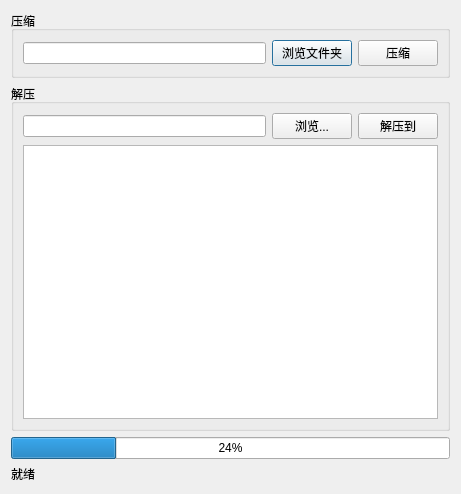
<?xml version="1.0" encoding="UTF-8"?>
<ui version="4.0">
 <class>Dialog</class>
 <widget class="QDialog" name="Dialog">
  <property name="geometry">
   <rect>
    <x>0</x>
    <y>0</y>
    <width>461</width>
    <height>494</height>
   </rect>
  </property>
  <property name="acceptDrops">
   <bool>true</bool>
  </property>
  <property name="windowTitle">
   <string>Zip文件管理器</string>
  </property>
  <layout class="QVBoxLayout" name="verticalLayout_2" stretch="0,1,0,0">
   <item>
    <widget class="QGroupBox" name="groupBox">
     <property name="title">
      <string>压缩</string>
     </property>
     <layout class="QHBoxLayout" name="horizontalLayout">
      <item>
       <widget class="QLineEdit" name="directory"/>
      </item>
      <item>
       <widget class="QPushButton" name="btnDir">
        <property name="text">
         <string>浏览文件夹</string>
        </property>
       </widget>
      </item>
      <item>
       <widget class="QPushButton" name="btnComp">
        <property name="text">
         <string>压缩</string>
        </property>
       </widget>
      </item>
     </layout>
    </widget>
   </item>
   <item>
    <widget class="QGroupBox" name="groupBox_2">
     <property name="acceptDrops">
      <bool>true</bool>
     </property>
     <property name="title">
      <string>解压</string>
     </property>
     <layout class="QVBoxLayout" name="verticalLayout">
      <item>
       <layout class="QHBoxLayout" name="horizontalLayout_2">
        <item>
         <widget class="QLineEdit" name="file"/>
        </item>
        <item>
         <widget class="QPushButton" name="btnFile">
          <property name="text">
           <string>浏览...</string>
          </property>
         </widget>
        </item>
        <item>
         <widget class="QPushButton" name="btnDecomp">
          <property name="text">
           <string>解压到</string>
          </property>
         </widget>
        </item>
       </layout>
      </item>
      <item>
       <widget class="QTreeWidget" name="filecontent">
        <property name="acceptDrops">
         <bool>true</bool>
        </property>
        <attribute name="headerVisible">
         <bool>false</bool>
        </attribute>
        <column>
         <property name="text">
          <string notr="true">1</string>
         </property>
        </column>
       </widget>
      </item>
     </layout>
    </widget>
   </item>
   <item>
    <widget class="QProgressBar" name="progressBar">
     <property name="value">
      <number>24</number>
     </property>
    </widget>
   </item>
   <item>
    <widget class="QLabel" name="label">
     <property name="text">
      <string>就绪</string>
     </property>
    </widget>
   </item>
  </layout>
 </widget>
 <resources/>
 <connections/>
</ui>
